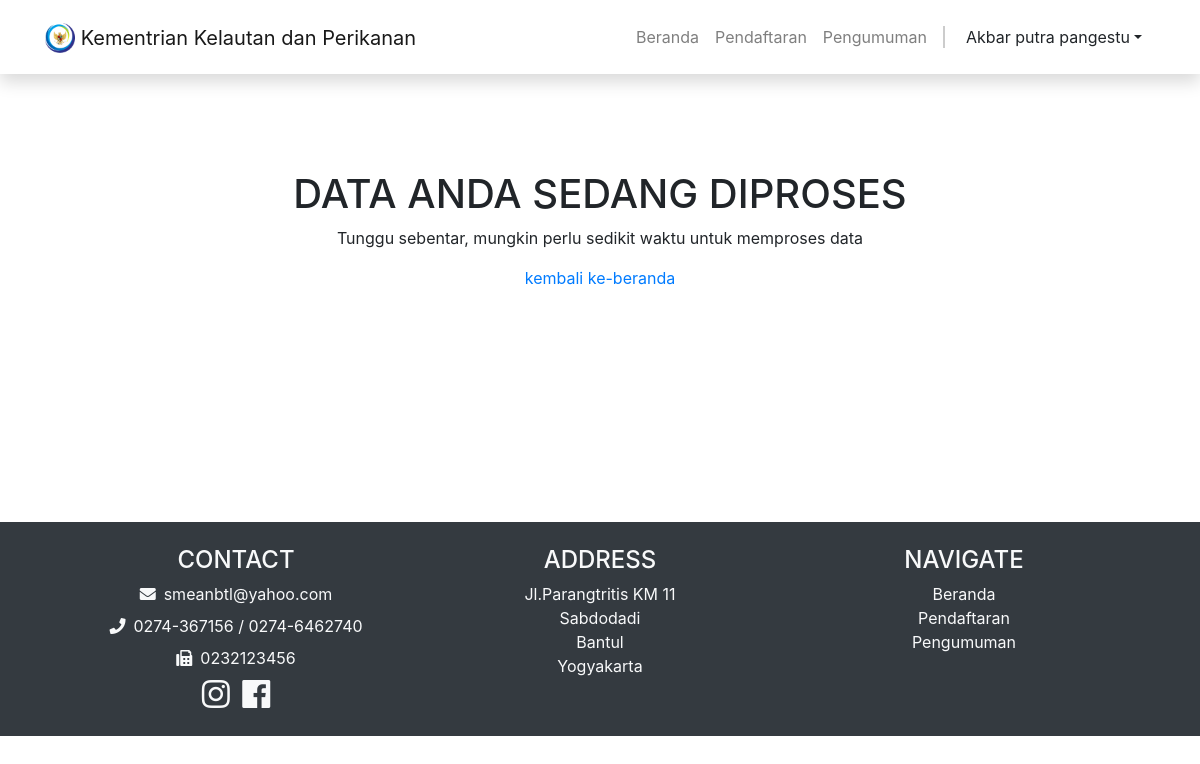
Page /views/pendaftar?daftarsiswa (signed in) on the earlier database version.
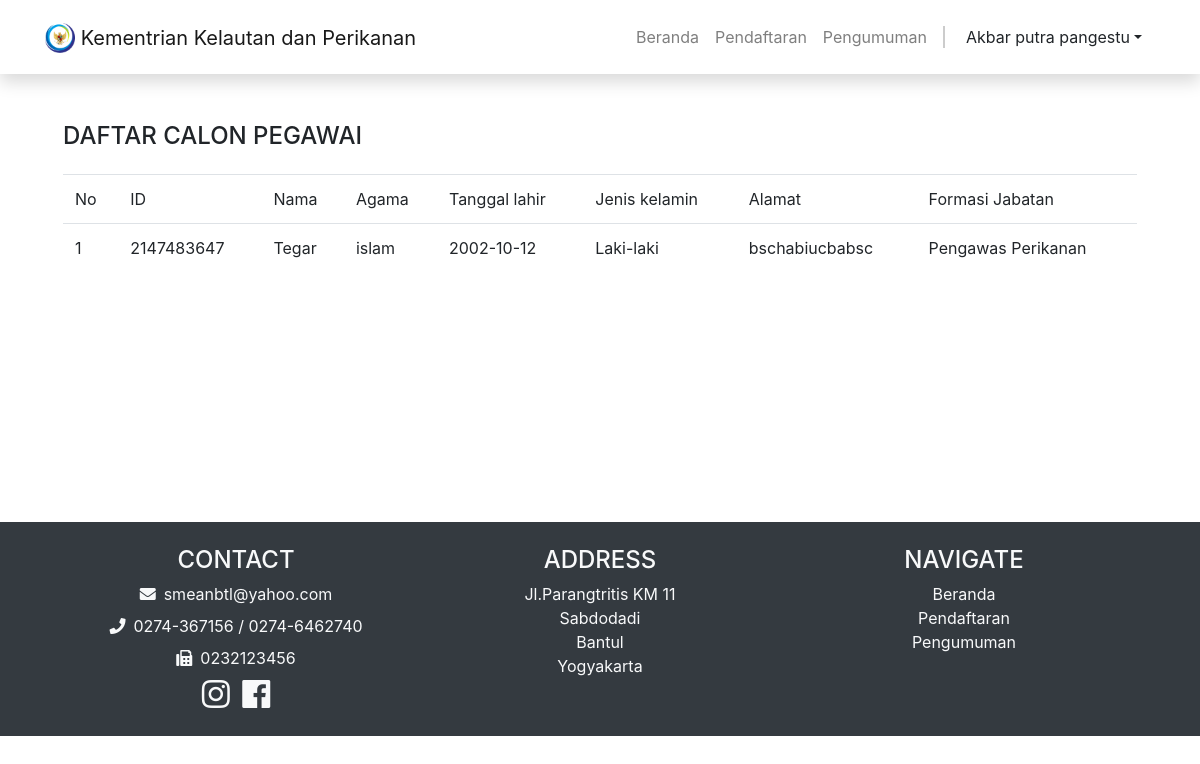
Same page on the later database version.
### tables this page shows
CREATE TABLE `pendaftar` (
  `no_pendf` int(11) NOT NULL,
  `id` int(11) NOT NULL,
  `nik` varchar(16) NOT NULL,
  `nama` varchar(25) NOT NULL,
  `kelamin` enum('L','P') NOT NULL,
  `tempat_lhr` varchar(50) NOT NULL,
  `tgl_lhr` date NOT NULL,
  `agama` varchar(10) NOT NULL,
  `alamat` text NOT NULL,
  `pendidikan` varchar(50) NOT NULL,
  `formasi_jabatan` varchar(50) NOT NULL,
  `id_berkas` int(11) NOT NULL,
  `status` int(1) NOT NULL
);

### views/pendaftar/daftarcalonpegawai.php (the view)
<?php
    include "../../controller/connect.php";
?>
<main role="main" class="m-5">
    <div class="container overflow-auto">
        <h4>DAFTAR CALON PEGAWAI</h4>
        <table class="table mt-4">
            <tr>
                <td>No</td>
                <td>ID</td>
                <td>Nama</td>
                <td>Agama</td>
                <td>Tanggal lahir</td>
                <td>Jenis kelamin</td>
                <td>Alamat</td>
                <td>Formasi Jabatan</td>
            </tr>
            <?php
                $i=0;
                $query = mysqli_query($connect, "SELECT * FROM pendaftar p JOIN berkas b ON b.id_berkas=p.id_berkas");
                foreach($query as $data) :
                $i++;
            ?>
            <tr>
                <td><?= $i; ?></td>
                <td><?= $data['no_pendf'] ?></td>
                <td><?= $data['nama'] ?></td>
                <td><?= $data['agama'] ?></td>
                <td><?= $data['tgl_lhr'] ?></td>
                <td><?= ($data['kelamin'] == 'L') ? 'Laki-laki' : 'Perempuan' ; ?></td>
                <td><?= $data['alamat'] ?></td>
                <td><?= $data['formasi_jabatan'] ?></td>
            </tr>
                <?php endforeach; ?>
        </table>
    </div>
</main>

### views/pendaftar/menunggu.php
<div class="container">
    <div class="text-center mt-5 pt-5">
        <h1>DATA ANDA SEDANG DIPROSES</h1>
        <P>Tunggu sebentar, mungkin perlu sedikit waktu untuk memproses data</P>
        <a href="?beranda">kembali ke-beranda</a>
    </div>
</div>

Differences in the rows shown:
now on this page (row edited): pendaftar: no_pendf "2147483647", nama "Tegar", agama "islam", tgl_lhr "2002-10-12", kelamin "Laki-laki", alamat "bschabiucbabsc", formasi_jabatan "Pengawas Perikanan"
changed pendaftar: status 0 → 1 (drawn)
Other differences:
text no longer shown: "DATA ANDA SEDANG DIPROSES Tunggu sebentar, mungkin perlu sedikit waktu untuk memproses data kembali ke-beranda"
text now shown: "DAFTAR CALON PEGAWAI No ID Nama Agama Tanggal lahir Jenis kelamin Alamat Formasi Jabatan"
